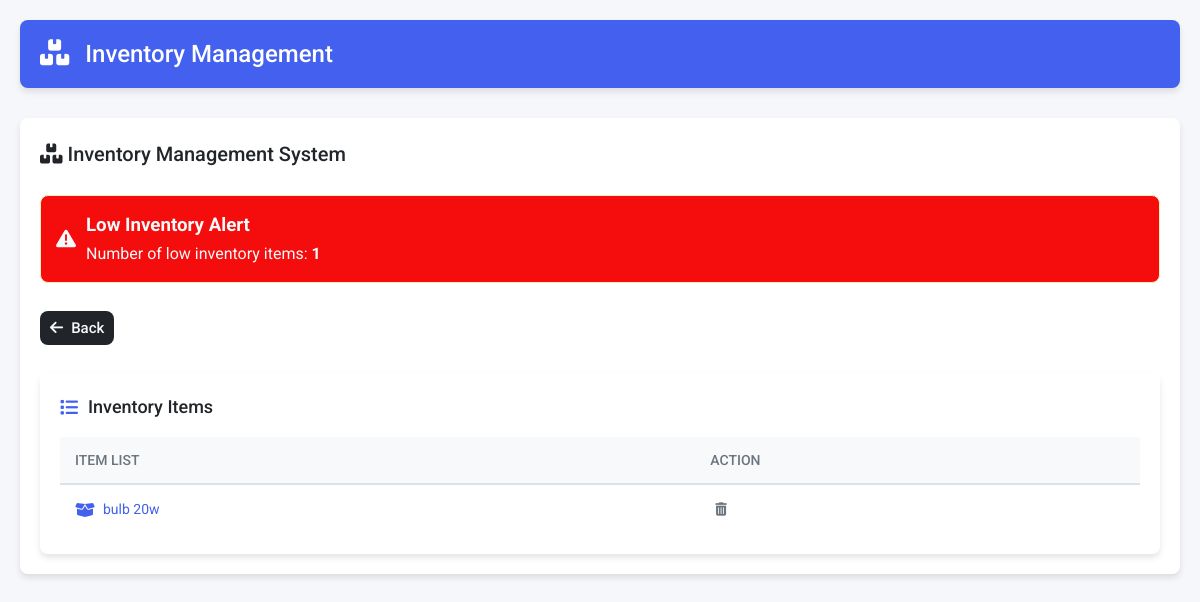
Page /low_inventory_list on the earlier database version.
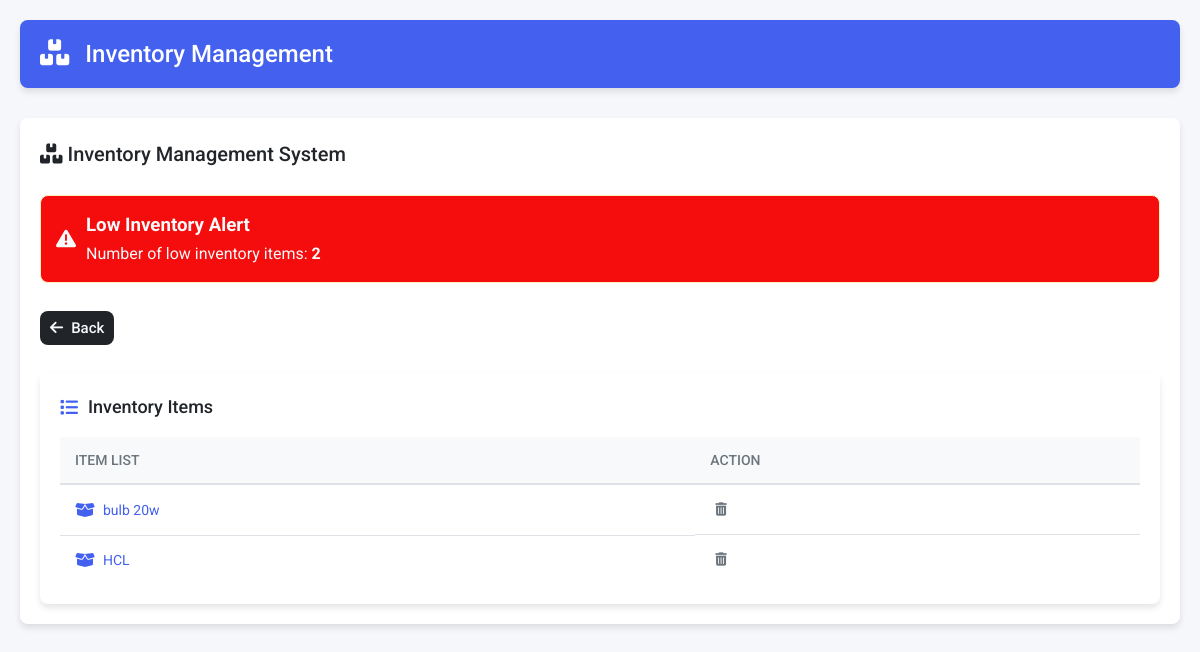
Same page on the later database version.
### tables this page shows
CREATE TABLE items
                     (id INTEGER PRIMARY KEY AUTOINCREMENT,
                      name TEXT UNIQUE,
                      item_type TEXT,
                      item_unit TEXT,
                      minimum_inventory REAL,
                      current_inventory REAL check(current_inventory >= 0) default 0,
                      init_inventory_pm REAL,
                      updated_at TIMESTAMP DEFAULT CURRENT_TIMESTAMP,
                      has_rolls INTEGER BOOLEAN DEFAULT 0,
                      custom_fields TEXT);

### app.py (the view)
@app.route('/low_inventory_list' , methods = ['GET'])
def low_inventory_list():
    conn = get_db_connection()
    try:
        c = conn.cursor()
        quary = f'select count(*) from items where minimum_inventory >= current_inventory'
        c.execute(quary)
        no_of_low_inv_item = c.fetchone()
        quary = f'select id , name from items where minimum_inventory >= current_inventory'
        c.execute(quary)
        items = c.fetchall()
    except Exception as e:
        conn.rollback()
        return f"Error deleting entry: {e}", 500
    finally:
        conn.close()
    return render_template('low_inventory_list.html' , items = items , no_of_low_inv_item = no_of_low_inv_item)

### app.py (called while the page is built)
@app.context_processor
def inject_datetime():
    return {'datetime': datetime}

def get_db_connection():
    conn = sqlite3.connect(DATABASE)
    conn.execute("PRAGMA foreign_keys = ON")
    return conn

### templates/low_inventory_list.html
{% extends "base.html" %}
{% block content %}
<div class="dashboard-container">
    <div class="dashboard-header">
        <h2><i class="fas fa-boxes"></i> Inventory Management System</h2>
    </div>
    <div class="alert alert-warning">
        <i class="fas fa-exclamation-triangle"></i>
        <div>
            <h3>Low Inventory Alert</h3>
            <p>Number of low inventory items: <strong>{{ no_of_low_inv_item[0] }}</strong></p>
        </div>
    </div>
     <a href="{{ url_for('index') }}" class="btn btn-back">
                <i class="fas fa-arrow-left"></i> Back
        </a>
    <div class="inventory-table-container">
        <h2><i class="fas fa-list"></i> Inventory Items</h2>
        <table class="inventory-table">
            <thead>
                <tr>
                    <th>ITEM LIST</th>
                    <th>ACTION</th>
                </tr>
            </thead>
            <tbody>
                {% for item in items %}
                <tr>
                    <td>
                        <a href="{{ url_for('item_form', item_id=item[0]) }}" class="item-link">
                            <i class="fas fa-box-open"></i> {{ item[1] }}
                        </a>
                    </td>
                    <td class="actions">
                        <form method="POST" action="{{ url_for('delete_item', item_id=item[0]) }}"
                            onsubmit="return confirm('Are you sure you want to delete this item?');">
                            <button type="submit" class="btn-icon danger">
                                <i class="fas fa-trash-alt"></i>
                            </button>
                        </form>
                    </td>
                </tr>
                {% endfor %}
            </tbody>
        </table>
    </div>
</div>
{% endblock %}

Differences in the rows shown:
added items: name "HCL"
Other differences:
{{ no_of_low_inv_item[0] }}: "1" → "2"
